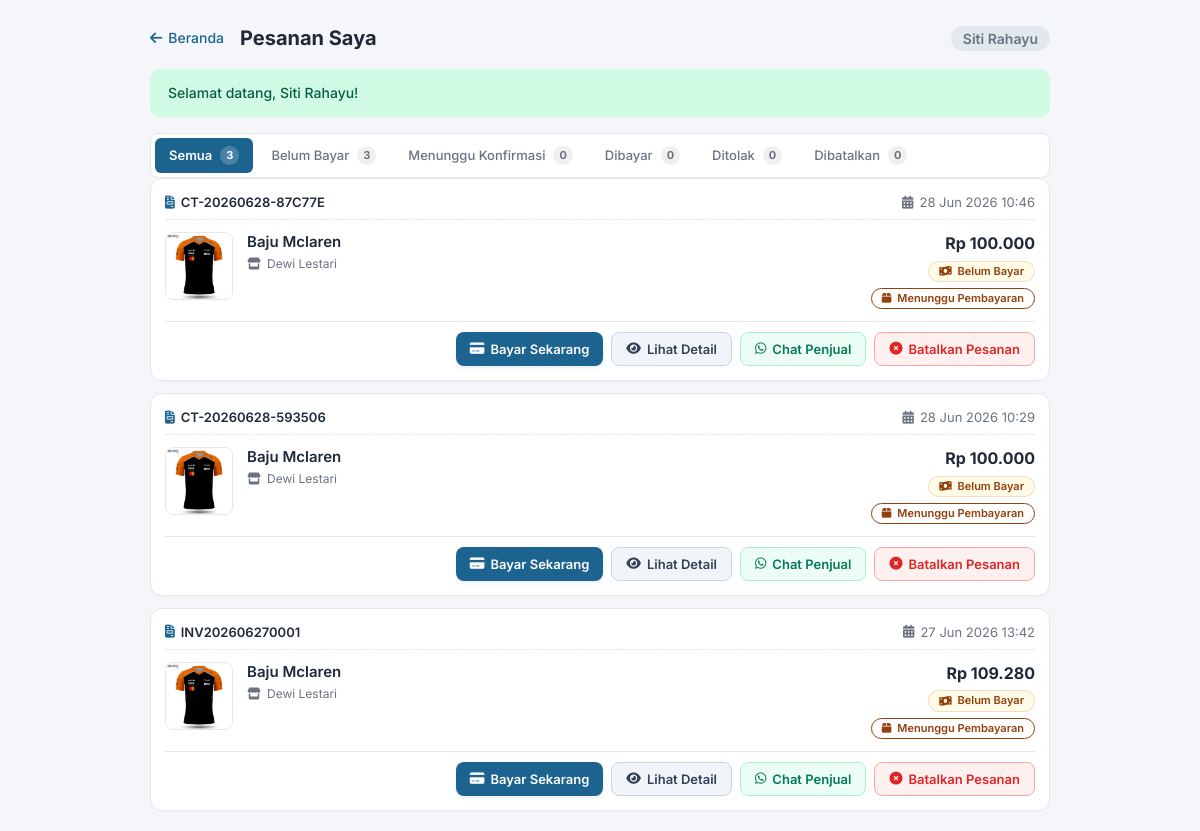
The page /user/pesanan_saya.php (signed in) on the database its author committed.
### tables this page shows
CREATE TABLE `transaksi` (
  `id_transaksi` int NOT NULL,
  `id_produk` int NOT NULL,
  `id_penjual` int NOT NULL,
  `id_pembeli` int NOT NULL,
  `harga_produk` decimal(12,2) NOT NULL,
  `ongkir` decimal(12,2) NOT NULL DEFAULT '0.00',
  `total_bayar` decimal(12,2) NOT NULL,
  `status_transaksi` enum('menunggu_pembayaran','menunggu_verifikasi','diproses','dikirim','selesai','dibatalkan') DEFAULT 'menunggu_pembayaran',
  `created_at` timestamp NULL DEFAULT CURRENT_TIMESTAMP,
  `kode_invoice` varchar(30) DEFAULT NULL,
  `jarak_km` decimal(10,2) DEFAULT NULL,
  `metode_pembayaran` enum('Transfer Bank','DANA','OVO','GoPay','ShopeePay') DEFAULT NULL,
  `status_pembayaran` enum('belum_bayar','menunggu_konfirmasi','dibayar','ditolak') DEFAULT 'belum_bayar'
);

CREATE TABLE `produk` (
  `id_produk` int NOT NULL,
  `id_user` int NOT NULL,
  `id_kategori` int NOT NULL,
  `id_lokasi` int DEFAULT NULL,
  `latitude` decimal(10,8) DEFAULT NULL,
  `longitude` decimal(11,8) DEFAULT NULL,
  `nama_produk` varchar(150) NOT NULL,
  `deskripsi` text NOT NULL,
  `harga` decimal(12,2) NOT NULL,
  `ongkir` decimal(10,2) DEFAULT '0.00',
  `metode_pengiriman` enum('Ambil di Tempat','Kurir Kampus','Ekspedisi') DEFAULT 'Ambil di Tempat',
  `kondisi` enum('Baru','Bekas') NOT NULL,
  `alasan_jual` text,
  `status_produk` enum('menunggu','tersedia','dipesan','terjual','ditolak') DEFAULT 'menunggu',
  `status_aktif` tinyint(1) DEFAULT '1',
  `created_at` timestamp NULL DEFAULT CURRENT_TIMESTAMP,
  `kelebihan` text,
  `kekurangan` text,
  `brand` varchar(100) DEFAULT NULL,
  `penulis_penerbit` varchar(255) DEFAULT NULL,
  `status_tayang` enum('belum_bayar','aktif') DEFAULT 'belum_bayar'
);

CREATE TABLE `users` (
  `id_user` int NOT NULL,
  `nama` varchar(100) NOT NULL,
  `email` varchar(100) NOT NULL,
  `password` varchar(255) NOT NULL,
  `nim` varchar(20) NOT NULL,
  `no_whatsapp` varchar(20) NOT NULL,
  `alamat` text,
  `kota` varchar(100) DEFAULT NULL,
  `kode_pos` varchar(10) DEFAULT NULL,
  `foto_ktm` varchar(255) DEFAULT NULL,
  `role` enum('admin','user') DEFAULT 'user',
  `status_verifikasi` enum('menunggu','terverifikasi','ditolak') DEFAULT 'menunggu',
  `status_aktif` tinyint(1) DEFAULT '1',
  `created_at` timestamp NULL DEFAULT CURRENT_TIMESTAMP,
  `terakhir_online` datetime DEFAULT NULL,
  `latitude` decimal(10,8) DEFAULT NULL,
  `longitude` decimal(11,8) DEFAULT NULL
);

### config/Koneksi.php (called while the page is built, shortened)
<?php
function wa_phone(?string $nomor): string
{
  $phone = preg_replace('/\D/', '', $nomor);
  if (strpos($phone, '0') === 0) {
    return '62' . substr($phone, 1);
  }
  return $phone;
}

### user/pesanan_saya.php (the view, shortened to what this page needs)
<?php
require_once "../config/Koneksi.php";
function rupiah(float $angka): string
{
  return 'Rp ' . number_format($angka, 0, ',', '.');
}
$id_pembeli = (int) $_SESSION['id_user'];
$filter_bayar = isset($_GET['bayar']) ? trim($_GET['bayar']) : 'semua';
$stmt = $koneksi->prepare("
    SELECT
        COUNT(CASE WHEN status_transaksi != 'dibatalkan'                          THEN 1 END) AS semua,
        COUNT(CASE WHEN status_pembayaran = 'belum_bayar'         AND status_transaksi != 'dibatalkan' THEN 1 END) AS belum_bayar,
        COUNT(CASE WHEN status_pembayaran = 'menunggu_konfirmasi' AND status_transaksi != 'dibatalkan' THEN 1 END) AS menunggu_konfirmasi,
        COUNT(CASE WHEN status_pembayaran = 'dibayar'             AND status_transaksi != 'dibatalkan' THEN 1 END) AS dibayar,
        COUNT(CASE WHEN status_pembayaran = 'ditolak'              AND status_transaksi != 'dibatalkan' THEN 1 END) AS ditolak,
        COUNT(CASE WHEN status_transaksi = 'dibatalkan'                           THEN 1 END) AS dibatalkan
    FROM transaksi
    WHERE id_pembeli = ?
");
$stmt->bind_param('i', $id_pembeli);
$stmt->execute();
$counter = $stmt->get_result()->fetch_assoc();
if ($filter_bayar === 'dibatalkan') {
  $where_bayar = "AND t.status_transaksi = 'dibatalkan'";
} elseif ($filter_bayar === 'semua') {
  $where_bayar = "AND t.status_transaksi != 'dibatalkan'";
} else {
  $where_bayar = "AND t.status_transaksi != 'dibatalkan' AND t.status_pembayaran = ?";
}
$sql = "
    SELECT
        t.id_transaksi,
        t.kode_invoice,
        t.harga_produk,
        t.ongkir,
        t.total_bayar,
        t.status_transaksi,
        t.status_pembayaran,
        t.created_at,
        p.nama_produk,
        (SELECT gp.image_path
         FROM gambar_produk gp
         WHERE gp.id_produk = p.id_produk
         LIMIT 1) AS foto_produk,
        u.nama        AS nama_penjual,
        u.no_whatsapp AS wa_penjual,
        pb.status_verifikasi,
        pb.tanggal_upload,
        pg.metode_pengiriman
    FROM transaksi t
    JOIN produk  p  ON p.id_produk = t.id_produk
    JOIN users   u  ON u.id_user   = t.id_penjual
    LEFT JOIN pembayaran pb ON pb.id_transaksi = t.id_transaksi
    LEFT JOIN pengiriman pg ON pg.id_transaksi = t.id_transaksi
    WHERE t.id_pembeli = ?
    $where_bayar
    ORDER BY t.created_at DESC
";
if ($filter_bayar === 'semua' || $filter_bayar === 'dibatalkan') {
  $stmt = $koneksi->prepare($sql);
  $stmt->bind_param('i', $id_pembeli);
} else {
  $stmt = $koneksi->prepare($sql);
  $stmt->bind_param('is', $id_pembeli, $filter_bayar);
}
$stmt->execute();
$result       = $stmt->get_result();
$list_pesanan = [];
while ($row = $result->fetch_assoc()) {
  $list_pesanan[] = $row;
}
$notif = $_SESSION['notif'] ?? null;
$label_bayar = [
  'belum_bayar'          => ['text' => 'Belum Bayar',            'class' => 'warning'],
  'menunggu_konfirmasi'  => ['text' => 'Menunggu Konfirmasi',    'class' => 'info'],
  'dibayar'              => ['text' => 'Dibayar',                'class' => 'success'],
  'ditolak'              => ['text' => 'Ditolak',                'class' => 'danger'],
];
$label_transaksi = [
  'menunggu_pembayaran'  => ['text' => 'Menunggu Pembayaran',   'class' => 'warning'],
  'menunggu_verifikasi'  => ['text' => 'Menunggu Verifikasi',   'class' => 'info'],
  'diproses'             => ['text' => 'Diproses',               'class' => 'primary'],
  'dikirim'              => ['text' => 'Dikirim',                'class' => 'info'],
  'selesai'              => ['text' => 'Selesai',                'class' => 'success'],
  'dibatalkan'           => ['text' => 'Dibatalkan',             'class' => 'danger'],
];
?>
<!DOCTYPE html>
<html lang="id">
<head>
  <link rel="stylesheet"
    href="https://cdnjs.cloudflare.com/ajax/libs/font-awesome/6.5.2/css/all.min.css">
  <link rel="stylesheet" href="../assets/css/pesanan_saya.css">
</head>
<body>
  <div class="page-wrapper">
    <header class="top-header">
      <div class="header-left">
        <a href="user_dashboard.php" class="btn-back">
          <i class="fas fa-arrow-left"></i> Beranda
        </a>
        <h1 class="page-title">Pesanan Saya</h1>
      </div>
      <div class="header-right">
        <span class="username">
          <?= htmlspecialchars($_SESSION['nama'] ?? '') ?>
        </span>
      </div>
    </header>
    <main class="main-content">
      <?php if ($notif): ?>
        <div class="order-alert order-alert-<?= htmlspecialchars($notif['tipe']) ?>">
          <?= htmlspecialchars($notif['pesan']) ?>
        </div>
      <?php endif; ?>
      <div class="tab-filter">
        <a href="?bayar=semua"
          class="tab-item <?= $filter_bayar === 'semua' ? 'active' : '' ?>">
          Semua
          <span class="tab-count"><?= (int) $counter['semua'] ?></span>
        </a>
        <a href="?bayar=belum_bayar"
          class="tab-item <?= $filter_bayar === 'belum_bayar' ? 'active' : '' ?>">
          Belum Bayar
          <span class="tab-count"><?= (int) $counter['belum_bayar'] ?></span>
        </a>
        <a href="?bayar=menunggu_konfirmasi"
          class="tab-item <?= $filter_bayar === 'menunggu_konfirmasi' ? 'active' : '' ?>">
          Menunggu Konfirmasi
          <span class="tab-count"><?= (int) $counter['menunggu_konfirmasi'] ?></span>
        </a>
        <a href="?bayar=dibayar"
          class="tab-item <?= $filter_bayar === 'dibayar' ? 'active' : '' ?>">
          Dibayar
          <span class="tab-count"><?= (int) $counter['dibayar'] ?></span>
        </a>
        <a href="?bayar=ditolak"
          class="tab-item <?= $filter_bayar === 'ditolak' ? 'active' : '' ?>">
          Ditolak
          <span class="tab-count"><?= (int) $counter['ditolak'] ?></span>
        </a>
        <a href="?bayar=dibatalkan"
          class="tab-item <?= $filter_bayar === 'dibatalkan' ? 'active' : '' ?>">
          Dibatalkan
          <span class="tab-count"><?= (int) $counter['dibatalkan'] ?></span>
        </a>
      </div>
      <?php if (empty($list_pesanan)): ?>
        <div class="empty-state">
          <i class="fas fa-box-open"></i>
          <p>Belum ada pesanan di kategori ini.</p>
          <a href="user_produk.php" class="btn-belanja">
            Mulai Belanja
          </a>
        </div>
      <?php else: ?>
        <div class="order-list">
          <?php foreach ($list_pesanan as $item):
            $sp     = $item['status_pembayaran'];
            $bp     = $label_bayar[$sp]         ?? ['text' => $sp,  'class' => 'secondary'];
            $st     = $item['status_transaksi'];
            $bt     = $label_transaksi[$st]     ?? ['text' => $st,  'class' => 'secondary'];
            $foto = '../assets/images/no-image.png';
            if (!empty($item['foto_produk'])) {
              $path = __DIR__ . '/../uploads/produk/' . $item['foto_produk'];
              if (file_exists($path)) {
                $foto = '../uploads/produk/' . htmlspecialchars($item['foto_produk']);
              }
            }
            $boleh_batal = $st === 'menunggu_pembayaran'
              && in_array($sp, ['belum_bayar', 'ditolak'], true);
          ?>
            <div class="order-card">
              <div class="order-card-header">
                <div class="order-invoice">
                  <i class="fas fa-file-invoice"></i>
                  <span><?= htmlspecialchars($item['kode_invoice']) ?></span>
                </div>
                <div class="order-date">
                  <i class="fas fa-calendar-alt"></i>
                  <span><?= date('d M Y H:i', strtotime($item['created_at'])) ?></span>
                </div>
              </div>
              <div class="order-card-body">
                <div class="order-product-img">
                  <img src="<?= $foto ?>"
                    alt="<?= htmlspecialchars($item['nama_produk']) ?>">
                </div>
                <div class="order-product-info">
                  <h3 class="order-product-name">
                    <?= htmlspecialchars($item['nama_produk']) ?>
                  </h3>
                  <p class="order-seller">
                    <i class="fas fa-store"></i>
                    <?= htmlspecialchars($item['nama_penjual']) ?>
                  </p>
                </div>
                <div class="order-status-col">
                  <p class="order-total">
                    <?= rupiah((float) $item['total_bayar']) ?>
                  </p>
                  <span class="badge badge-<?= $bp['class'] ?>">
                    <i class="fas fa-money-bill-wave"></i>
                    <?= htmlspecialchars($bp['text']) ?>
                  </span>
                  <span class="badge badge-<?= $bt['class'] ?> badge-outline">
                    <i class="fas fa-box"></i>
                    <?= htmlspecialchars($bt['text']) ?>
                  </span>
                </div>
              </div>
              <div class="order-card-footer">
                <?php if ($st !== 'dibatalkan' && in_array($sp, ['belum_bayar', 'ditolak'], true)): ?>
                  <a href="tagihan.php?id_transaksi=<?= (int) $item['id_transaksi'] ?>"
                    class="btn-bayar">
                    <i class="fas fa-credit-card"></i>
                    <?= $sp === 'ditolak' ? 'Upload Ulang Bukti' : 'Bayar Sekarang' ?>
                  </a>
                <?php endif; ?>
                <a href="detail_pesanan.php?id_transaksi=<?= (int) $item['id_transaksi'] ?>"
                  class="btn-detail">
                  <i class="fas fa-eye"></i> Lihat Detail
                </a>
                <?php if (!empty($item['wa_penjual'])): ?>
                  <a href="https://wa.me/<?= wa_phone($item['wa_penjual']) ?>"
                    target="_blank"
                    class="btn-wa">
                    <i class="fab fa-whatsapp"></i> Chat Penjual
                  </a>
                <?php endif; ?>
                <?php if ($boleh_batal): ?>
                  <form method="POST" action="pesanan_saya.php"
                    onsubmit="return confirm('Yakin ingin membatalkan pesanan ini?')">
                    <button type="submit" class="btn-batal">
                      <i class="fas fa-times-circle"></i> Batalkan Pesanan
                    </button>
                  </form>
                <?php endif; ?>
              </div>
            </div>
          <?php endforeach; ?>
        </div>
      <?php endif; ?>
    </main>
  </div>
</body>
</html>

### rows shown on the page
transaksi: kode_invoice "CT-20260628-87C77E", created_at "28 Jun 2026 10:46", id_produk.nama_produk "Baju Mclaren", id_penjual.nama "Dewi Lestari", total_bayar "Rp 100.000", status_pembayaran "Belum Bayar", status_transaksi "Menunggu Pembayaran", shows "Bayar Sekarang"
transaksi: kode_invoice "CT-20260628-593506", created_at "28 Jun 2026 10:29", id_produk.nama_produk "Baju Mclaren", id_penjual.nama "Dewi Lestari", total_bayar "Rp 100.000", status_pembayaran "Belum Bayar", status_transaksi "Menunggu Pembayaran", shows "Bayar Sekarang"
transaksi: kode_invoice "INV202606270001", created_at "27 Jun 2026 13:42", id_produk.nama_produk "Baju Mclaren", id_penjual.nama "Dewi Lestari", total_bayar "Rp 109.280", status_pembayaran "Belum Bayar", status_transaksi "Menunggu Pembayaran", shows "Bayar Sekarang"

### other values the page prints
$_SESSION['nama'] "Siti Rahayu"
$notif['pesan'] "Selamat datang, Siti Rahayu!"
$counter['semua'] "3"
$counter['belum_bayar'] "3"
$counter['menunggu_konfirmasi'] "0"
$counter['dibayar'] "0"
$counter['ditolak'] "0"
$counter['dibatalkan'] "0"
